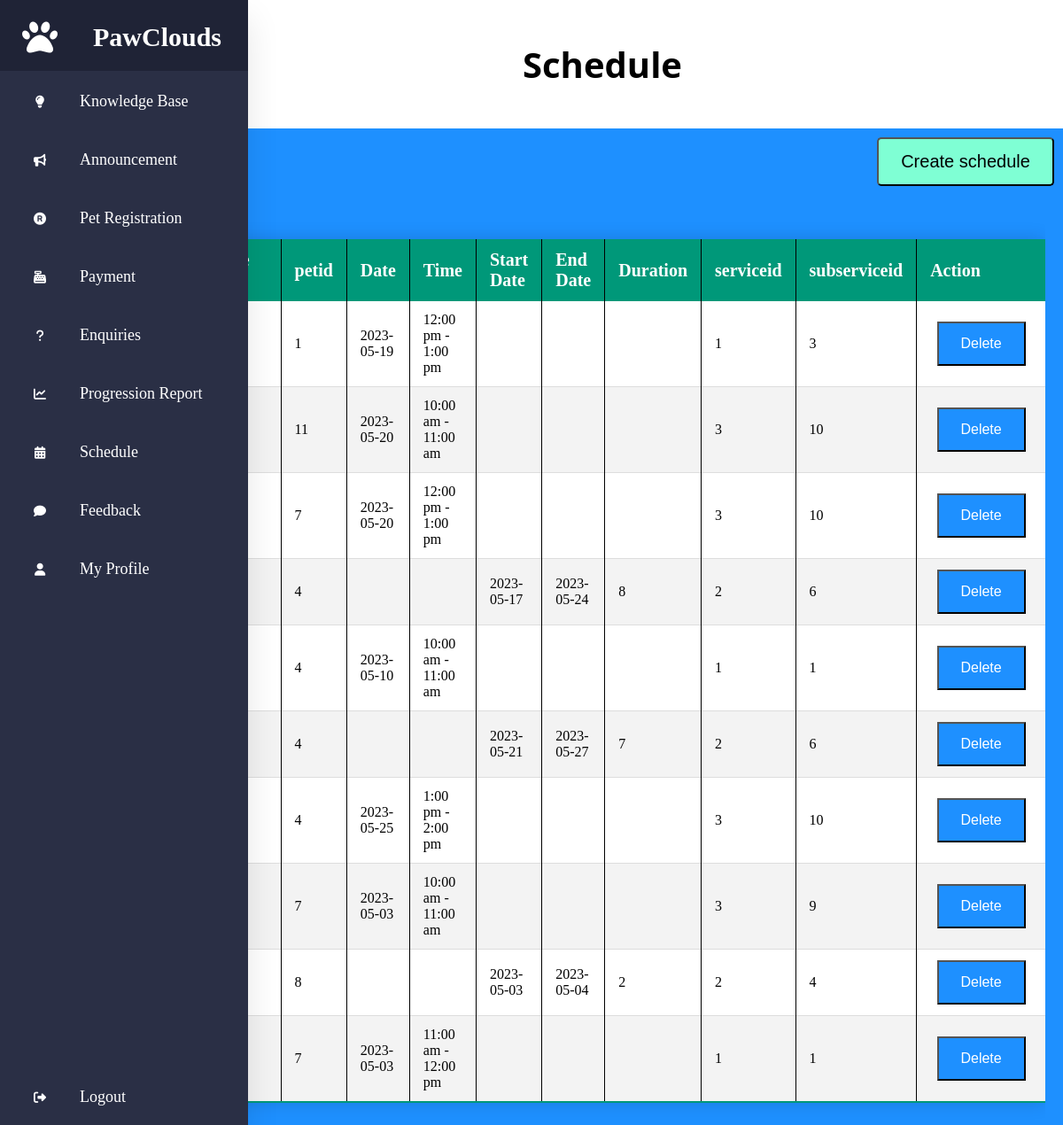
Page /Staff/Schedule.php (signed in) on the committed database.
### tables this page shows
CREATE TABLE `schedule` (
  `scheduleid` int(11) NOT NULL,
  `date` date DEFAULT NULL,
  `time` varchar(50) DEFAULT NULL,
  `S_Date` date DEFAULT NULL,
  `E_Date` date DEFAULT NULL,
  `Duration` int(5) DEFAULT NULL,
  `serviceid` int(5) NOT NULL,
  `subserviceid` int(5) NOT NULL,
  `petid` int(5) NOT NULL,
  `status` varchar(10) NOT NULL
);

### Staff/Schedule.php (the view, shortened to what this page needs)
<?php
include '../Customer/condb.php';
?>
<!DOCTYPE html>
<html lang="en">
<head>
    <link rel="stylesheet" href="../assets/css/owner/Owner.css">
    <link rel="stylesheet" href="../assets/css/owner/form.css">
    <link rel="stylesheet" href="../assets/css/owner/table.css">
</head>
<body>
    <?php
        include 'Sidebar.php';
    ?>
    <section>
        <div class="home-title">
            <h1>Schedule</h1>
        </div>
        <div class="btn-container">
            <div class="right-top-button">
                <a href="create_schedule.php"><button>Create schedule</button></a>
            </div>
        </div>
        <div class="table" id="table">
    <table class="content-table">
        <thead>
            <tr>
                <th>Schedule ID</th>
                <th>petid</th>
                <th>Date</th>
                <th>Time</th>
                <th>Start Date</th>
                <th>End Date</th>
                <th>Duration</th>
                <th>serviceid</th>
                <th>subserviceid</th>
                <th>Action</th>
            </tr>
        </thead>
        <tbody>
            <?php
            $sql = "SELECT * FROM schedule ORDER BY scheduleid DESC";
            $run = mysqli_query($con, $sql);
            while ($row = mysqli_fetch_assoc($run)) {
                $scheduleid = $row['scheduleid'];
                $date = $row['date'];
                $time = $row['time'];
                $S_Date = $row['S_Date'];
                $E_Date = $row['E_Date'];
                $Duration = $row['Duration'];
                $serviceid = $row['serviceid'];
                $subserviceid = $row['subserviceid'];
                $petid = $row['petid'];
            ?>
                <tr>
                    <td><?php echo $scheduleid; ?></td>
                    <td><?php echo $petid; ?></td>
                    <td><?php echo $date; ?></td>
                    <td><?php echo $time; ?></td>
                    <td><?php echo $S_Date; ?></td>
                    <td><?php echo $E_Date; ?></td>
                    <td><?php echo $Duration; ?></td>
                    <td><?php echo $serviceid; ?></td>
                    <td><?php echo $subserviceid; ?></td>
                    <td>
                        <form action="" method="POST" onsubmit="return confirmDelete(event);">
                            <button class="View-Btn" type="submit" name="delete">Delete</button>
                        </form>
                    </td>
                </tr>
            <?php
            }
            ?>
        </tbody>
    </table>
</div>
    </section>
</body>
</html>

### assets/css/owner/Owner.css (style rules this page uses)
section { padding-left: 80px; }
.home-title { width: 100%; height: 145px; display: flex; align-items: center; justify-content: center; text-align: center; background-color: white; }
.home-title h1 { font-size: 40px; color: white; color: black; font-family: 'Segoe UI', Tahoma, Geneva, Verdana, sans-serif; }
.View-Btn { width: 100px; height: 50px; margin: 0 auto; background-color: #1E90FF; color: white; font-size: 16px; }
.btn-container { height: 100px; width: 100%; }
.right-top-button { float: right; margin: 10px 10px 0px 0px; }
.right-top-button button { width: 200px; height: 55px; background-color: aquamarine; font-size: 20px; border-radius: 5px; transition: all 0.3s ease-in-out; }

### assets/css/owner/form.css (style rules this page uses)
.btn-container { height: 100px; width: 100%; }
.right-top-button { float: right; margin: 10px 10px 0px 0px; }
.right-top-button button { width: 200px; height: 55px; background-color: aquamarine; font-size: 20px; border-radius: 5px; transition: all 0.3s ease-in-out; }
.View-Btn { width: 100px; height: 50px; margin: 0 auto; background-color: #1E90FF; color: white; font-size: 16px; }

### assets/css/owner/table.css (style rules this page uses)
.table { max-width: 100%; overflow-x: auto; margin: 0 20px 0 30px; }
.content-table { width: 100%; border-collapse: collapse; margin: 25px 0; font-size: 0.9em; min-width: 400px; border-radius: 5px 5px 0 0; overflow: hidden; box-shadow: 0 0 20px rgba(0, 0, 0, 0.15); max-height: 400px; overflow-y: auto; }
.content-table thead tr { background-color: #009879; color: #fff; text-align: left; font-weight: bold; }
.content-table th { padding: 12px 15px; font-size: 20px; }
.content-table td { padding: 12px 15px; font-size: 16px; }
.content-table td:last-child { text-align: center; }
.content-table th:not(:last-child), .content-table td:not(:last-child) { border-right: 1px solid black; }
.content-table th:first-child, .content-table th:last-child { width: 200px; }
.content-table tbody tr { border-bottom: 1px solid #ddd; }
.content-table tbody tr:nth-of-type(odd) { background-color: #fff; }
.content-table tbody tr:nth-of-type(even) { background-color: #f3f3f3; }
.content-table tbody tr:last-of-type { border-bottom: 2px solid #009879; }

### assets/css/staff/sidebar.css (style rules this page uses)
* { margin: 0; padding: 0; box-sizing: border-box; }
body { background: #1E90FF; }

### rows in the picture
schedule: petid "1", date "2023-05-19", time "12:00 pm - 1:00 pm", serviceid "1", subserviceid "3"
schedule: petid "11", date "2023-05-20", time "10:00 am - 11:00 am", serviceid "3", subserviceid "10"
schedule: petid "7", date "2023-05-20", time "12:00 pm - 1:00 pm", serviceid "3", subserviceid "10"
schedule: petid "4", S_Date "2023-05-17", E_Date "2023-05-24", Duration "8", serviceid "2", subserviceid "6"
schedule: petid "4", date "2023-05-10", time "10:00 am - 11:00 am", serviceid "1", subserviceid "1"
schedule: petid "4", S_Date "2023-05-21", E_Date "2023-05-27", Duration "7", serviceid "2", subserviceid "6"
schedule: petid "4", date "2023-05-25", time "1:00 pm - 2:00 pm", serviceid "3", subserviceid "10"
schedule: petid "7", date "2023-05-03", time "10:00 am - 11:00 am", serviceid "3", subserviceid "9"
schedule: petid "8", S_Date "2023-05-03", E_Date "2023-05-04", Duration "2", serviceid "2", subserviceid "4"
schedule: petid "7", date "2023-05-03", time "11:00 am - 12:00 pm", serviceid "1", subserviceid "1"
